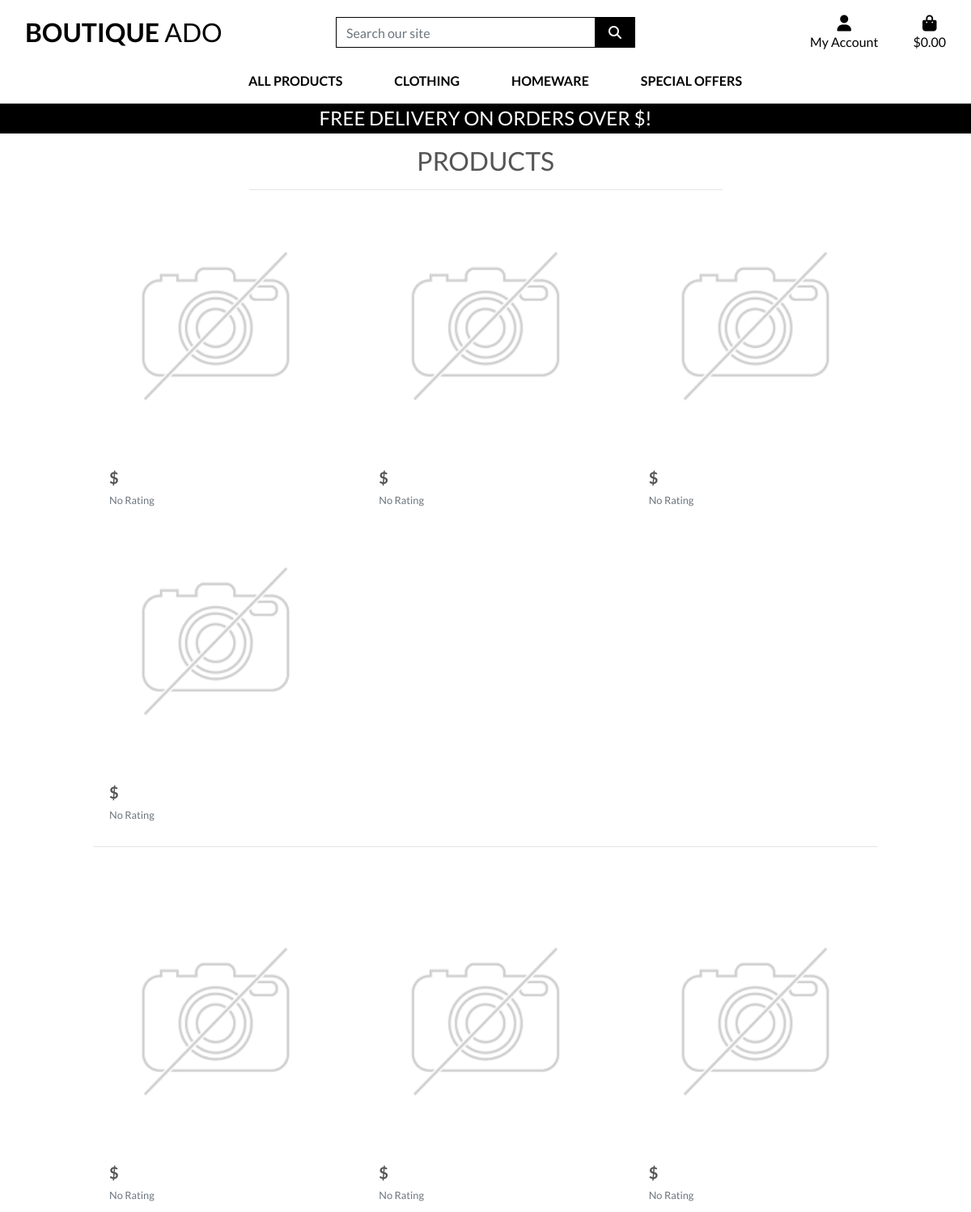
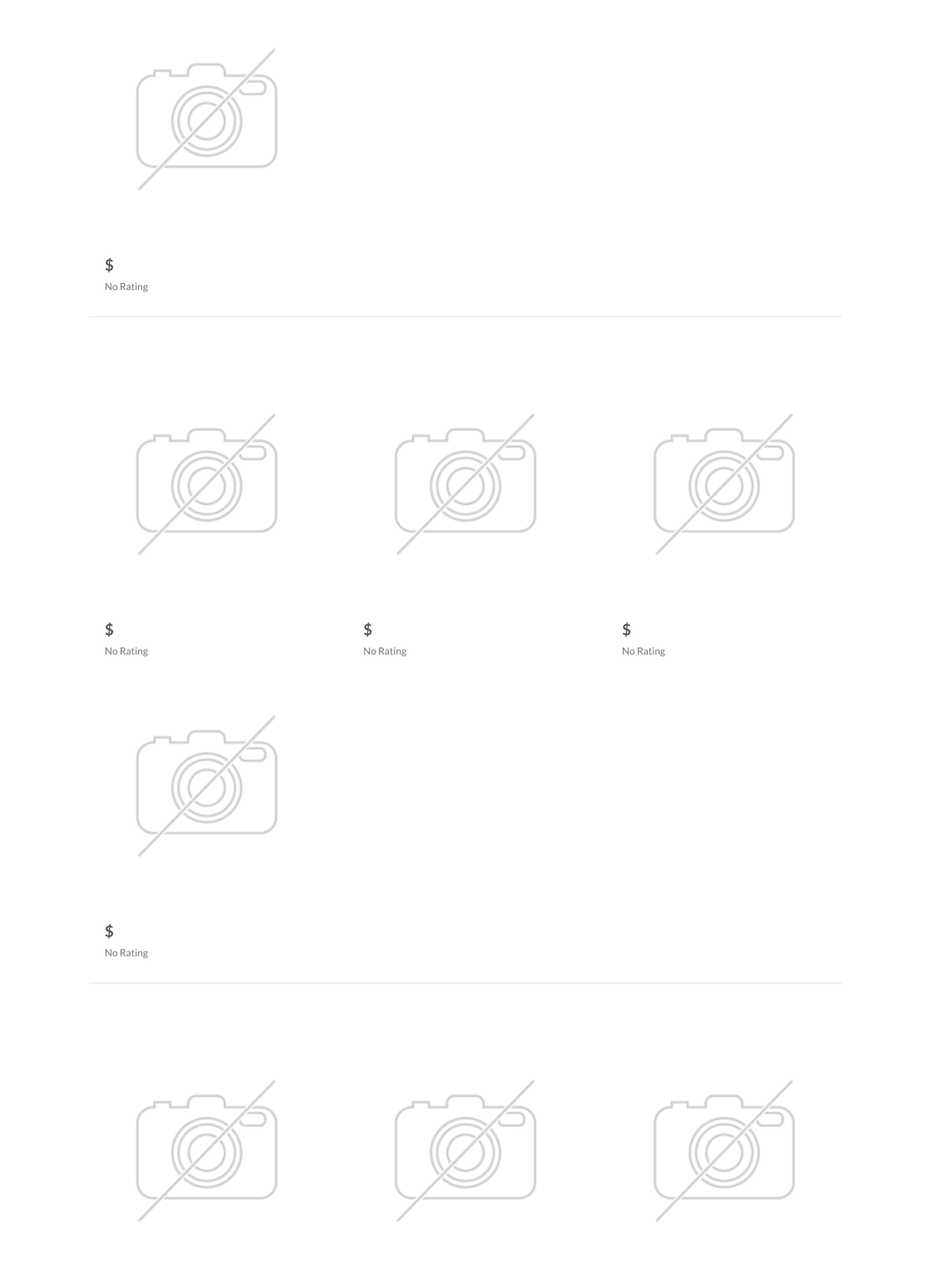
Screenshot of /products/ (upper part) with the database file from the repository (2 pictures, top to bottom).
### products/models.py (models this page shows, shortened)
class Product(models.Model):
    category = models.ForeignKey(
        'Category', null=True, blank=True, on_delete=models.SET_NULL)
    sku = models.CharField(max_length=254, null=True, blank=True)
    name = models.CharField(max_length=254)
    description = models.TextField()
    price = models.DecimalField(max_digits=6, decimal_places=2)
    rating = models.DecimalField(
        max_digits=6, decimal_places=2, null=True, blank=True)
    image_url = models.URLField(max_length=1024, null=True, blank=True)
    image = models.ImageField(null=True, blank=True)

### products/views.py (the view)
# urls.py: path('', views.all_products, name='products'),
def all_products(request):
    products = Product.objects.all()
    context = {
        'products': products,
    }
    return render(request, 'products/products.html', context)

### products/templates/products/products.html (shortened to what this page needs)
{% extends "base.html" %}
{% load static %}
{% block page_header %}
    <div class="container header-container">
    </div>
{% endblock %}
{% block content %}
    <div class="overlay"></div>
    <div class="container-fluid">
        <div class="row">
            <div class="col text-center mt-3">
                <h2 class="logo-font">Products</h2>
                <hr class="w-50 mb-1">
            </div>
        </div>
        <div class="row">
            <div class="product-container col-10 offset-1">
                <div class="row">
                    {% for products in products %}
                        <div class="col-sm-6 col-md-6 col-lg-3 col-xl-4">
                            <div class="card h-100 border-0">
                                {% if product.image %}
                                <a href="{% url 'product_detail' product.id %}">
                                    <img class="card-img-top img-fluid" src="{{ product.image.url }}" alt="{{ product.name }}">
                                </a>
                                {% else %}
                                <a href="{% url 'product_detail' product.id %}">
                                    <img class="card-img-top img-fluid" src="{{MEDIA_URL }}noimage.png" alt="{{ product.name }}">
                                </a>
                                {% endif %}
                                <div class="card-body pb-0">
                                </div>
                                <div class="card-footer bg-white pt-0 border-0 text-left">
                                    <div class="row">
                                        <div class="col">
                                            <p class="lead mb-0 text-left font-weight-bold">${{ product.price }}</p>
                                            {% if product.rating %}
                                                <small class="text-muted"><i class="fas fa-star mr-1"></i>{{ product.rating }} /5</small>
                                            {% else %}
                                                <small class="text-muted">No Rating</small>
                                            {% endif %}
                                        </div>
                                    </div>
                                </div>
                            </div>
                        </div>
                        {% if forloop.counter|divisibleby:4 %}
                        <div class="col-12 d-none d-xl-block mb-5">
                            <hr>
                        </div>
                        {% endif %}
                    {% endfor %}
                </div>
            </div>
        </div>
    </div>
{% endblock %}

### templates/base.html (shortened to what this page needs)
{% load static %}
<!doctype html>
<html lang="en">
  <head>
    {% block corecss %}
        <link rel="stylesheet" href="https://stackpath.bootstrapcdn.com/bootstrap/4.4.1/css/bootstrap.min.css">
        <link rel="stylesheet" href="{% static 'css/base.css' %}">
    {% endblock %}
  </head>
  <body>
    <header class="container-fluid fixed-top">
        <div id="topnav" class="row bg-white pt-lg-2 d-none d-lg-flex">
            <div class="col-12 col-lg-4 my-auto py-1 py-lg-0 text-center text-lg-left">
                <a href="{% url 'home' %}" class="nav-link main-logo-link">
                    <h2 class="logo-font text-black my-0"><strong>Boutique</strong> Ado</h2>
                </a>
            </div>
            <div class="col-12 col-lg-4 my-auto py-1 py-lg-0">
                <form method="GET" action="">
                    <div class="input-group w-100">
                        <input class="form-control border border-black rounded-0" type="text" name="q" placeholder="Search our site">
                        <div class="input-group-append">
                            <button class="form-control btn btn-black border border-black rounded-0" type="submit">
                                <span class="icon">
                                    <i class="fas fa-search"></i>
                                </span>
                            </button>
                        </div>
                    </div>
                </form>
            </div>
            <div class="col-12 col-lg-4 my-auto py-1 py-lg-0">
                <ul class="list-inline list-unstyled text-center text-lg-right my-0">
                    <li class="list-inline-item dropdown">
                        <a class="text-black nav-link" href="#" id="user-options" data-toggle="dropdown" aria-haspopup="true" aria-expanded="false">
                            <div class="text-center">
                                <div><i class="fas fa-user fa-lg"></i></div>
                                <p class="my-0">My Account</p>
                            </div>
                        </a>
                    </li>
                    <li class="list-inline-item">
                        <a class="{% if grand_total %}text-info font-weight-bold{% else %}text-black{% endif %} nav-link" href="">
                            <div class="text-center">
                                <div><i class="fas fa-shopping-bag fa-lg"></i></div>
                                <p class="my-0">
                                    {% if grand_total %}
                                        ${{ grand_total|floatformat:2 }}
                                    {% else %}
                                        $0.00
                                    {% endif %}
                                </p>
                            </div>
                        </a>
                    </li>
                </ul>
            </div>
        </div>
        <div class="row bg-white">
            <nav class="navbar navbar-expand-lg navbar-light w-100">
                {% include 'includes/main-nav.html' %}
            </nav>
        </div>
        <div id="delivery-banner" class="row text-center">
            <div class="col bg-black text-white">
                <h4 class="logo-font my-1">Free delivery on orders over ${{ free_delivery_threshold }}!</h4>
            </div>
        </div>
    </header>
    {% block page_header %}
    {% endblock %}
    {% block content %}
    {% endblock %}
  </body>
</html>

### templates/includes/main-nav.html (shortened to what this page needs)
<div class="collapse navbar-collapse" id="main-nav">
    <ul class="navbar-nav w-auto mx-auto">
        <li class="nav-item dropdown">
            <a class="logo-font font-weight-bold nav-link text-black mr-5" href="#" id="all-products-link" data-toggle="dropdown" aria-haspopup="true" aria-expanded="false">
                All Products
            </a>
        </li>
        <li class="nav-item dropdown">
            <a class="logo-font font-weight-bold nav-link text-black mr-5" href="#" id="clothing-link" data-toggle="dropdown" aria-haspopup="true" aria-expanded="false">
                Clothing
            </a>
        </li>
        <li class="nav-item dropdown">
            <a class="logo-font font-weight-bold nav-link text-black mr-5" href="#" id="homeware-link" data-toggle="dropdown" aria-haspopup="true" aria-expanded="false">
                Homeware
            </a>
        </li>
        <li class="nav-item dropdown">
            <a class="logo-font font-weight-bold nav-link text-black" href="#" id="specials-link" data-toggle="dropdown" aria-haspopup="true" aria-expanded="false">
                Special Offers
            </a>
        </li>
    </ul>
</div>

### static/css/base.css (style rules this page uses)
html { height: 100%; }
body { background: url('/media/homepage_background_cropped.jpg') no-repeat center center fixed; background-size: cover; height: calc(100vh - 164px); color: #555; font-family: "Lato"; }
.icon { align-items: center; display: inline-flex; justify-content: center; height: 1.5rem; width: 1.5rem; }
.logo-font { text-transform: uppercase; }
.main-logo-link { width: fit-content; }
.btn-black { background: black; color: white; }
.text-black { color: #000 !important; }
.border-black { border: 1px solid black !important; }
.bg-black { background: #000 !important; }
.overlay { height: 100%; width: 100%; top: 0; left: 0; position: fixed; background: white; z-index: -1; }
@media (min-width: 1200px) { .container { max-width: 80%; } }
@media (min-width: 992px) { .header-container { padding-top: 164px; } }

### rows the page displays
Product: shows "No Rating"
Product: shows "No Rating"
Product: shows "No Rating"
Product: shows "No Rating"
Product: shows "No Rating"
Product: shows "No Rating"
Product: shows "No Rating"
Product: shows "No Rating"
Product: shows "No Rating"
Product: shows "No Rating"
Product: shows "No Rating"
Product: shows "No Rating"
